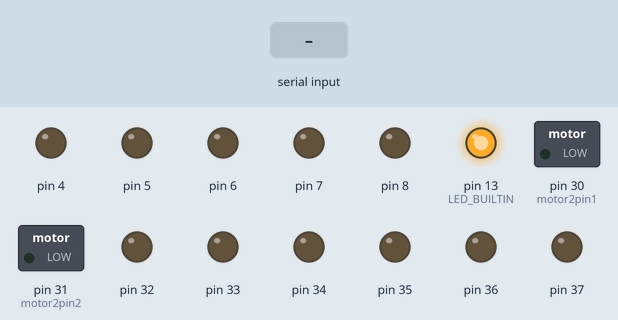
Bench run of a sketch on a simulated Arduino Mega 2560, built with avr-gcc and run on an emulated ATmega2560. Parts: switched loads named in the sketch (green lamp = pin HIGH), output pins drawn as LEDs (lit = HIGH). The inputs (shaded band) are chosen by the test bench. What the sketch prints to the serial monitor is not drawn.

Above: at 1.2 s.
1.3 s: "1\n" received over Serial
At 2.36 s:
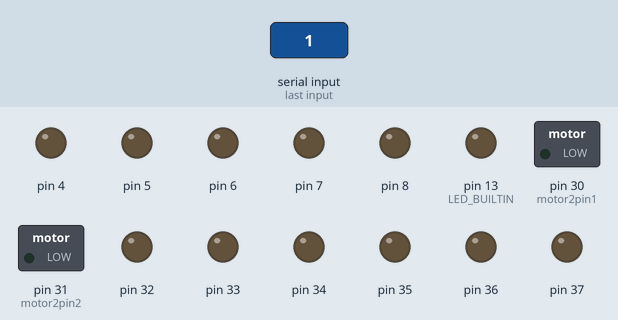
Timing chart, 0 to 4.3 s (numbered marks = the images above; inputs shaded):
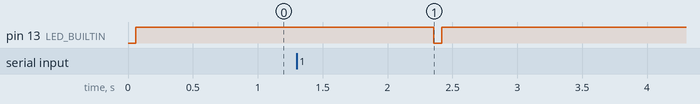

Measured:
- after the input at 1.3 s, pin 13 (LED_BUILTIN): HIGH → LOW after 1.1 s, → HIGH 0.06 s later

The sketch:

seafox.ino
```cpp
const char Motor =  "M";
bool NOTLIVE = true;
int motor2pin1 = 30;
int  motor2pin2 = 31;
bool FULLSTOP = false;
//speaker = up/down, 30/31, pwm: 4
// orange = bottom left, 31/32, pwm: 5
//brown = bottom right, 33/34, pwm: 6
//green = top right, 35/36, pwm: 7
//blue = top left, 37/38, pwm: 8
void setup()
{
Serial.begin(9600);
//pwm pins
  //top left
   // pinMode(4, OUTPUT);
//motor groupe
  //up/down speaker
    pinMode(30, OUTPUT);
    pinMode(31, OUTPUT);
        pinMode(4, OUTPUT);
  //bottom left/orange
    pinMode(32, OUTPUT);
        pinMode(33, OUTPUT);
    pinMode(5, OUTPUT);
  //bottom right/brown
    pinMode(34, OUTPUT);
    pinMode(35, OUTPUT);
    pinMode(6, OUTPUT);
    //top right/green
    pinMode(36, OUTPUT);
    pinMode(37, OUTPUT);
    pinMode(7, OUTPUT);
    //top left/blue
        pinMode(38, OUTPUT);
    pinMode(39, OUTPUT);
    pinMode(8, OUTPUT);


    //debug
      pinMode(LED_BUILTIN, OUTPUT);
      Serial.println("registered");
}

void loop() {
  if(FULLSTOP != true)
  {
delay(59);
ReadSerial();
  }
  else{
    emergencyShutdownFullstop();
    Serial.println("Full Stop");
  }

}
void ReadSerial()
{
  digitalWrite(LED_BUILTIN, HIGH);

String input;
  if(Serial.available() && NOTLIVE)
  {
    input = Serial.readString();
    command(input);
  }
}

void command(String Output)
{
  NOTLIVE = false;
  //initialize variables
          int speed;
          bool CW;
          char MotorID = Output.charAt(3);
          //debug print
          Serial.println(MotorID);
          //check for clock wise or not
          if(Output.charAt(5) == '1')
          {
            CW = true;


          }
          else
          {
            CW = false;
                  //      digitalWrite(LED_BUILTIN, HIGH);

          }
          // speed system
        if(Output.length() == 9){
          speed = Output.charAt(7);

        }
        else if(Output.length() == 10)
        {
          int tens =  Output.charAt(7) * 10;
          int ones = Output.charAt(8);
          speed = tens + ones;
        }
        else{
          int hunderds =  Output.charAt(7) * 100;
          int tens = Output.charAt(8) * 10;
          int ones = Output.charAt(9);
          speed = hunderds + tens + ones;
        }
        Serial.println(MotorID);
        Serial.println(CW);
        Serial.println(speed);
 //speed debugging
        Serial.println(speed);
      //run motors
          MotorControl(MotorID, speed, CW);


}

void MotorControl(int MotorID, int speed, bool CW)
{
  //debug LED
   digitalWrite(LED_BUILTIN, LOW);
   //find motor and activate them based on variables
  if(MotorID == 1)
  {
    if(CW){
    digitalWrite(30, HIGH);
    digitalWrite(31, LOW);
    }
    else{
    digitalWrite(31, HIGH);
    digitalWrite(30, LOW);
    }
    if(speed == 0)
    {
          digitalWrite(31, LOW);
    digitalWrite(30, LOW);
    }
    analogWrite(4, speed);
  }
  else if(MotorID == 2)
  {
    if(CW){
    digitalWrite(32, HIGH);
    digitalWrite(33, LOW);
    }
    else{
    digitalWrite(33, HIGH);
    digitalWrite(32, LOW);
    }
        analogWrite(5, speed);

  }
    else if(MotorID == 3)
  {
        if(CW){
    digitalWrite(34, HIGH);
    digitalWrite(35, LOW);
    }
    else{
    digitalWrite(35, HIGH);
    digitalWrite(34, LOW);
    }
      analogWrite(6, speed);
  }
    else if(MotorID == 4)
  {
            if(CW){
    digitalWrite(36, HIGH);
    digitalWrite(37, LOW);
    }
    else{
    digitalWrite(37, HIGH);
    digitalWrite(36, LOW);
    }
      analogWrite(7, speed);
  }
    else if(MotorID == 5)
  {
            if(CW){
    digitalWrite(38, HIGH);
    digitalWrite(39, LOW);
    }
    else{
    digitalWrite(38, HIGH);
    digitalWrite(39, LOW);
    }
      analogWrite(8, speed);
  }
  else
  {
    outputAndErrors(1, "error invalid motor id");
  }
        NOTLIVE = true;

}

void emergencyShutdownFullstop()
{
      digitalWrite(30, LOW);
      digitalWrite(31, LOW);
      digitalWrite(32, LOW);
      digitalWrite(33, LOW);
      digitalWrite(34, LOW);
      digitalWrite(35, LOW);
      digitalWrite(36, LOW);
      digitalWrite(37, LOW);
      digitalWrite(38, LOW);
      digitalWrite(39, LOW);
      analogWrite(4, 0);
      analogWrite(5, 0);
      analogWrite(6, 0);
      analogWrite(7, 0);
      analogWrite(8, 0);
      //FULLSTOP = true;

}
void outputAndErrors(int ID, String Text)
{
  //error codes
  if(ID == 0)
  {
    Serial.write("general error");
        emergencyShutdownFullstop();
FULLSTOP = true;
  }
  else if(ID == 1)
  {
    Serial.write("Invalid motor ID");
    emergencyShutdownFullstop();
  }
  else if(ID == 2)
  {
    Serial.write("Invalid speed val");
   // emergencyShutdownFullstop();
  }
  else if(ID == 3)
  {
    Serial.write("Invalid rotation value");
  //  emergencyShutdownFullstop();
  }
}
```
